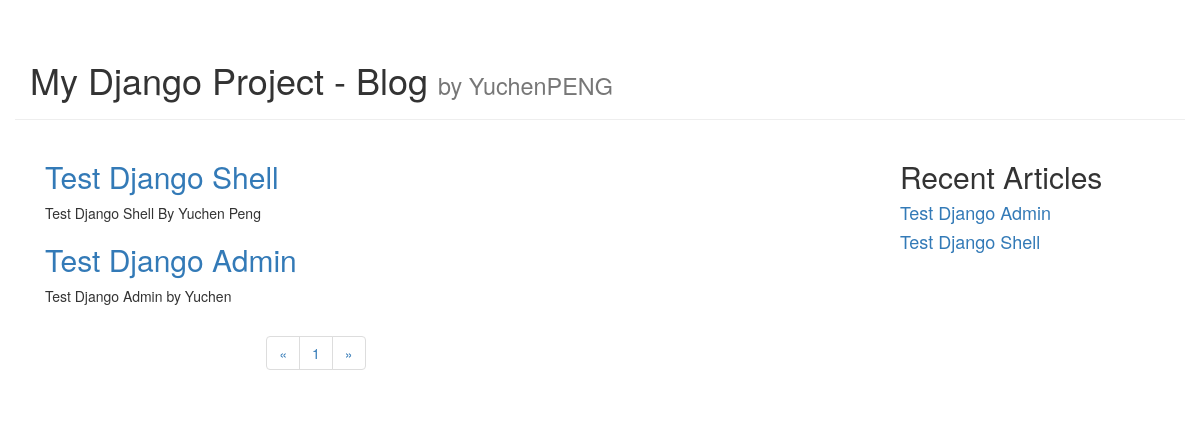
Page /blog/index/ on the earlier database version.
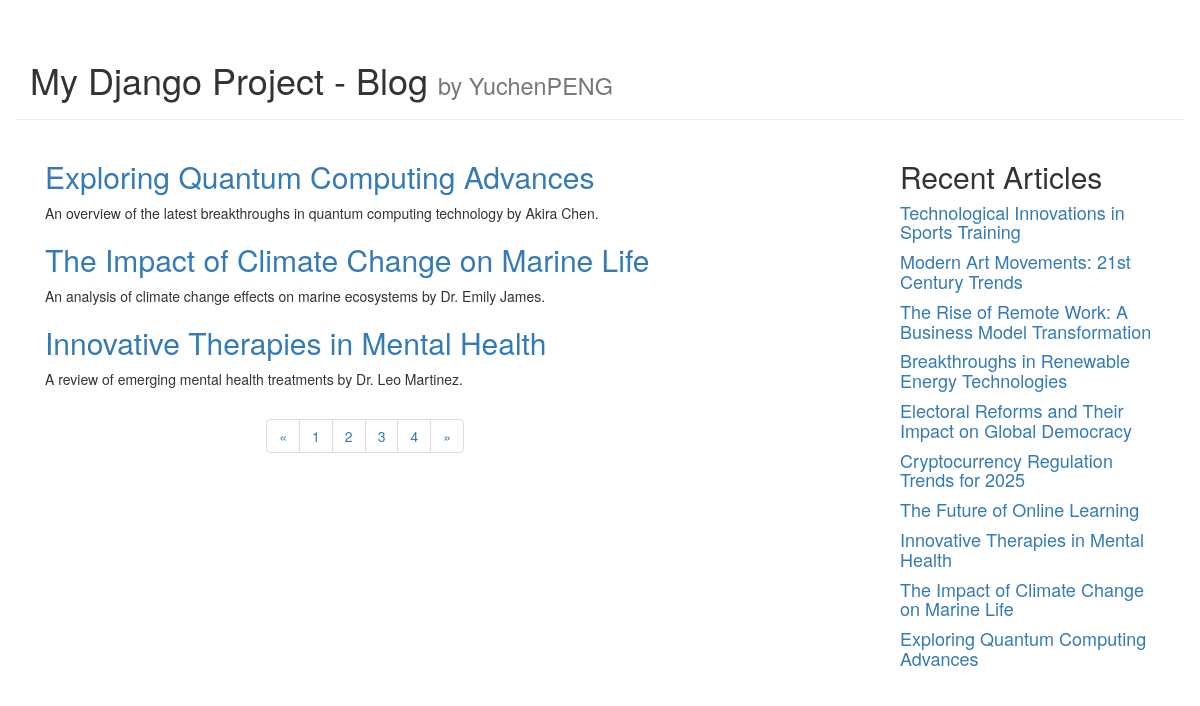
Same page on the later database version.
### blog/models.py (models this page shows, shortened)
class Article(models.Model):
    article_id = models.AutoField(primary_key=True)
    title = models.TextField()
    abstract = models.TextField()
    content = models.TextField()
    published_date = models.DateTimeField(auto_now=True)

### blog/views.py (the view)
# urls.py: path("index/", blog.views.get_index_page),
def get_index_page(request):
    page = request.GET.get("page")
    if page:
        page = int(page)
    else:
        page = 1
    all_articles = Article.objects.all()
    top5_article_list = Article.objects.order_by('-published_date')[:10]
    paginator = Paginator(all_articles, 3)
    number_of_pages = paginator.num_pages
    page_article_list = paginator.page(page)
    if page_article_list.has_next():
        next_page = page + 1
    else:
        next_page = page
    if page_article_list.has_previous():
        previous_page = page - 1
    else:
        previous_page = page
    return render(request, "index.html", {"article_list": page_article_list,
                                          "number_of_pages": range(1, number_of_pages+1),
                                          'current_page': page,
                                          'previous_page': previous_page,
                                          'next_page': next_page,
                                          'top5_article_list': top5_article_list,
                                          })

### blog/templates/index.html (shortened to what this page needs)
<!DOCTYPE html>
<html lang="en">
<head>
    <link rel="stylesheet" href="https://cdn.bootcdn.net/ajax/libs/twitter-bootstrap/3.4.1/css/bootstrap.min.css">
</head>
<body>
    <div class = "container page-header">
        <h1>
            My Django Project - Blog
            <small>by YuchenPENG</small>
        </h1>
    </div>
    <div class = "container page-body">
        <div class = "col-md-9" role = "main">
            <div class = "body-main">
                {% for article in article_list %}
                    <div>
                        <h2><a href = "/blog/detail/{{ article.article_id }}">{{ article.title }}</a></h2>
                        <p>{{ article.abstract }}</p>
                    </div>
                {% endfor %}
            </div>
            <div class="body-footer">
                <div class="col-md-4 col-md-offset-3">
                <nav aria-label="Page navigation">
                    <ul class="pagination">
                      <li>
                        <a href="/blog/index?page={{previous_page}}" aria-label="Previous">
                          <span aria-hidden="true">&laquo;</span>
                        </a>
                      </li>
                      {% for number in number_of_pages %}
                        <li><a href="/blog/index?page={{number}}">{{ number }}</a></li>
                      {% endfor %}
                      <li>
                        <a href="/blog/index?page={{next_page}}" aria-label="Next">
                          <span aria-hidden="true">&raquo;</span>
                        </a>
                      </li>
                    </ul>
                </nav>
            </div>
            </div>
        </div>
        <div class = "col-md-3" role = "complementary">
            <div>
                <h2>Recent Articles</h2>
                {% for article in top5_article_list %}
                    <h4><a href="/detail/{{article.article_id}}">{{ article.title }}</h4>
                {% endfor %}
            </div>
        </div>
    </div>
</body>
</html>

Differences in the rows shown:
removed Article: title "Test Django Shell", abstract "Test Django Shell By Yuchen Peng"
removed Article: title "Test Django Admin", abstract "Test Django Admin by Yuchen"
added Article: title "Exploring Quantum Computing Advances", abstract "An overview of the latest breakthroughs in quantum computing technology by Akira Chen."
added Article: title "The Impact of Climate Change on Marine Life", abstract "An analysis of climate change effects on marine ecosystems by Dr. Emily James."
added Article: title "Innovative Therapies in Mental Health", abstract "A review of emerging mental health treatments by Dr. Leo Martinez."
added Article: title "Technological Innovations in Sports Training", shown under "Recent Articles"
added Article: title "Modern Art Movements: 21st Century Trends", shown under "Recent Articles"
added Article: title "The Rise of Remote Work: A Business Model Transformation", shown under "Recent Articles"
added Article: title "Breakthroughs in Renewable Energy Technologies", shown under "Recent Articles"
added Article: title "Electoral Reforms and Their Impact on Global Democracy", shown under "Recent Articles"
added Article: title "Cryptocurrency Regulation Trends for 2025", shown under "Recent Articles"
added Article: title "The Future of Online Learning", shown under "Recent Articles"
Other differences:
new list line: "2"
new list line: "3"
new list line: "4"
